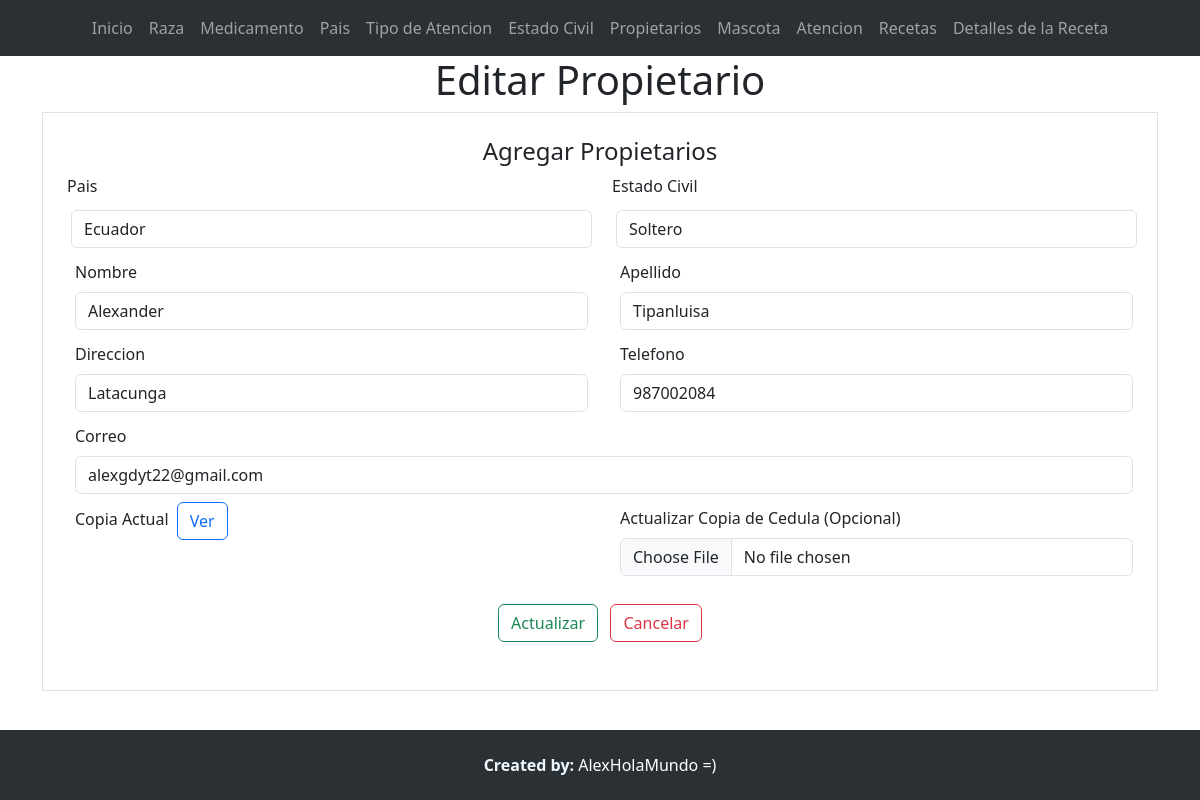
The page /editarPropietario/8 on the database its author committed.
### Aplicaciones/Veterinaria/models.py (models this page shows, shortened)
class Propietario(models.Model):
    idPropietario_wt=models.AutoField(primary_key=True)
    nombre_wt=models.CharField(max_length=100)
    apellido_wt=models.CharField(max_length=100)
    direccion_wt=models.CharField(max_length=100)
    telefono_wt=models.IntegerField()
    correo_wt=models.CharField(max_length=100)
    pais_wt=models.ForeignKey(Pais, null=True, blank=True, on_delete=models.CASCADE)
    estadoCivil_wt=models.ForeignKey(EstadoCivil,null=True, blank=True, on_delete=models.CASCADE)
    pdfCedula_wt=models.FileField(upload_to='cedulas', null=True, blank=True)

### Aplicaciones/Veterinaria/views.py (the view)
# urls.py: path('editarPropietario/<id>',views.editarPropietario),
def editarPropietario(request,id):
    propietarioEditar=Propietario.objects.get(idPropietario_wt=id)
    paisBdd=Pais.objects.all()
    estadoCivilBdd=EstadoCivil.objects.all()
    return render(request,'editarPropietario.html',{'propietario':propietarioEditar, 'paises':paisBdd, 'estadoCivil':estadoCivilBdd})

### Aplicaciones/Veterinaria/templates/editarPropietario.html (shortened to what this page needs)
{% extends "./plantilla.html" %} {% block contenido %} {% load static %}
<h1 class="text-center">Editar Propietario</h1>
<div class="container">
  <div class="row">
    <div class="col-md-12">
      <form
        class="border p-4"
        action="/actualizarPropietario/"
        method="POST"
        enctype="multipart/form-data"
      >
        <h4 class="text-center">Agregar Propietarios</h4>
        <div class="row">
          <div class="col-md-6">
            <label for="" class="form-label"> Pais</label>
            <select
              name="idPais_wt"
              required
              class="form-control m-1"
              id="idPais_wt"
            >
              {% for pais in paises %}
              <option value="{{pais.idPais_wt}}">{{pais.nombre_wt}}</option>
              {% endfor %}
            </select>
          </div>
          <div class="col-md-6">
            <label for="" class="form-label">Estado Civil</label>
            <select
              name="idEstadoCivil_wt"
              required
              class="form-control m-1"
              id="idEstadoCivil_wt"
            >
              {% for estado in estadoCivil %}
              <option value="{{estado.idEstadoCivil_wt}}">
                {{estado.descripcion_wt}}
              </option>
              {% endfor %}
            </select>
          </div>
        </div>
        <div class="row">
          <div class="col-md-6">
            <div class="m-1">
              <label for="" class="form-label m-1">Nombre</label>
              <input
                type="text"
                required
                class="form-control m-1"
                placeholder="Ej. Alexander"
                value="{{propietario.nombre_wt}}"
                name="nombre_wt"
                id="nombre_wt"
              />
            </div>
          </div>
          <div class="col-md-6">
            <div class="m-1">
              <label for="" class="form-label m-1">Apellido</label>
              <input
                type="text"
                required
                class="form-control m-1"
                placeholder="Ej. Tapia"
                value="{{propietario.apellido_wt}}"
                name="apellido_wt"
                id="apellido_wt"
              />
            </div>
          </div>
        </div>
        <div class="row">
          <div class="col-md-6">
            <div class="m-1">
              <label for="" class="form-label m-1">Direccion</label>
              <input
                type="text"
                required
                class="form-control m-1"
                placeholder="Ej. Latacunga"
                value="{{propietario.direccion_wt}}"
                name="direccion_wt"
                id="direccion_wt"
              />
            </div>
          </div>
          <div class="col-md-6">
            <div class="m-1">
              <label for="" class="form-label m-1">Telefono</label>
              <input
                type="text"
                required
                class="form-control m-1"
                placeholder="Ej. 24"
                value="{{propietario.telefono_wt}}"
                name="telefono_wt"
                id="telefono_wt"
              />
            </div>
          </div>
        </div>
        <div class="m-1">
          <label for="" class="form-label m-1">Correo</label>
          <input
            type="email"
            required
            class="form-control m-1"
            placeholder="Ej. Estudiante"
            value="{{propietario.correo_wt}}"
            name="correo_wt"
            id="correo_wt"
          />
        </div>
        <div class="row">
          <div class="col-md-6">
            <div class="m-1">
              <label for="" class="form-label m-1">Copia Actual</label>
              {% if propietario.pdfCedula_wt %}
              <a
                href="{{propietario.pdfCedula_wt.url}}"
                target="_blank"
                class="btn btn-outline-primary"
                >Ver</a
              >
              {% else %}
              <b>No hay Copia de Cedula</b>
              {% endif %}
            </div>
          </div>
          <div class="col-md-6">
            <div class="m-1">
              <label for="" class="form-label m-1"
                >Actualizar Copia de Cedula (Opcional)</label
              >
              <input
                type="file"
                accept="application/pdf"
                class="form-control m-1"
                name="pdfCedula_wt"
                id="pdfCedula_wt"
              />
            </div>
          </div>
        </div>
        <center class="m-4">
          <button type="submit" name="button" class="btn btn-outline-success">
            Actualizar</button
          >&nbsp;&nbsp;
          <a href="/listaPropietario" class="btn btn-outline-danger">
            Cancelar
          </a>
        </center>
      </form>
    </div>
  </div>
</div>
{% endblock %}

### crudDjango/static/css/styles.css (style rules this page uses)
body { margin: 0; padding: 0; margin-bottom: 70px; }

### rows shown on the page
Propietario: nombre_wt "Alexander", apellido_wt "Tipanluisa", direccion_wt "Latacunga", telefono_wt "987002084", correo_wt "alexgdyt22@gmail.com"

### other values the page prints
form field idPais_wt "Ecuador"
form field idEstadoCivil_wt "Soltero"
